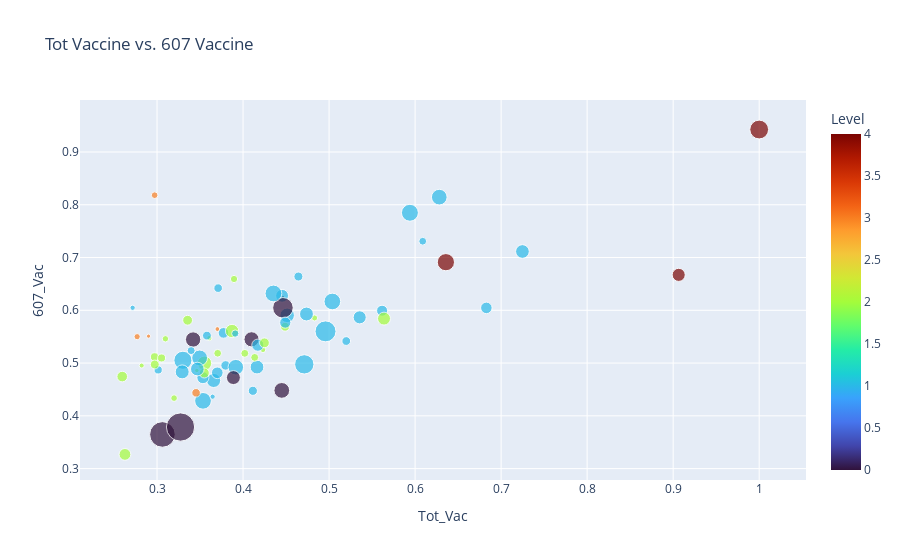

The code cell stored with this chart in its notebook:
### Code cell
# Tot Vaccine vs. 607 Vaccine(with Level)
fig = px.scatter(X, x="Tot_Vac",y='607_Vac',size='Avg_PosTest',hover_name='Province',color='Level',title='Tot Vaccine vs. 607 Vaccine',color_continuous_scale='Turbo')
fig.show()

### Figure 1 — Plotly figure (JSON) as saved in the notebook; plotly's stock layout.template omitted (floating-point values rounded to 4 significant figures)
{"data": [{"hovertemplate": "<b>%{hovertext}</b><br><br>Tot_Vac=%{x}<br>607_Vac=%{y}<br>Avg_PosTest=%{marker.size}<br>Level=%{marker.color}<extra></extra>", "hovertext": ["Amnat Charoen", "Ang Thong", "Bangkok", "Bueng Kan", "Buriram", "Chachoengsao", "Chai Nat", "Chaiyaphum", "Chanthaburi", "Chiang Mai", "Chiang Rai", "Chonburi", "Chumphon", "Kalasin", "Kamphaeng Phet", "Kanchanaburi", "Khon Kaen", "Krabi", "Lampang", "Lamphun", "Loei", "Lopburi", "Mae Hong Son", "Maha Sarakham", "Mukdahan", "Nakhon Nayok", "Nakhon Pathom", "Nakhon Phanom", "Nakhon Ratchasima", "Nakhon Sawan", "Nakhon Si Thammarat", "Nan", "Narathiwat", "Nong Bua Lamphu", "Nong Khai", "Nonthaburi", "Pathum Thani", "Pattani", "Phang Nga", "Phatthalung", "Phayao", "Phetchabun", "Phetchaburi", "Phichit", "Phitsanulok", "Phra Nakhon Si Ayutthaya", "Phrae", "Phuket", "Prachinburi", "Prachuap Khiri Khan", "Ranong", "Ratchaburi", "Rayong", "Roi Et", "Sa Kaeo", "Sakon Nakhon", "Samut Prakan", "Samut Sakhon", "Samut Songkhram", "Saraburi", "Satun", "Sing Buri", "Sisaket", "Songkhla", "Sukhothai", "Suphan Buri", "Surat Thani", "Surin", "Tak", "Trang", "Trat", "Ubon Ratchathani", "Udon Thani", "Uthai Thani", "Uttaradit", "Yala", "Yasothon"], "legendgroup": "", "marker": {"color": [2, 1, 4, 3, 2, 1, 2, 2, 0, 1, 1, 1, 1, 2, 2, 1, 1, 4, 2, 2, 2, 1, 2, 2, 3, 1, 1, 3, 1, 1, 0, 3, 0, 1, 2, 2, 1, 0, 4, 1, 2, 1, 1, 1, 1, 1, 2, 4, 1, 1, 1, 1, 1, 2, 1, 3, 1, 1, 1, 1, 1, 2, 2, 0, 2, 1, 1, 2, 0, 1, 1, 1, 1, 2, 2, 0, 2], "coloraxis": "coloraxis", "size": [0.01328, 0.1338, 0.116, 0.02593, 0.02471, 0.08196, 0.01859, 0.02999, 0.1551, 0.1297, 0.07679, 0.1267, 0.221, 0.07573, 0.06539, 0.1283, 0.1883, 0.008799, 0.0358, 0.02076, 0.1382, 0.09165, 0.09362, 0.02761, 0.04941, 0.05674, 0.1426, 0.01164, 0.1109, 0.06065, 0.159, 0.01526, 0.4416, 0.01886, 0.1203, 0.1133, 0.1937, 0.5397, 0.2, 0.1684, 0.04173, 0.05298, 0.1155, 0.04292, 0.09831, 0.05161, 0.06742, 0.2388, 0.1001, 0.1871, 0.04114, 0.1633, 0.2962, 0.04551, 0.1314, 0.02985, 0.1661, 0.08952, 0.03598, 0.2511, 0.1258, 0.05329, 0.01709, 0.2854, 0.04032, 0.01817, 0.05478, 0.04365, 0.1315, 0.1895, 0.08442, 0.04531, 0.05019, 0.04233, 0.06532, 0.167, 0.05364], "sizemode": "area", "sizeref": 0.001349, "symbol": "circle"}, "mode": "markers", "name": "", "orientation": "v", "showlegend": false, "type": "scatter", "x": [0.3463, 0.3658, 0.9064, 0.2769, 0.4831, 0.5616, 0.3608, 0.3198, 0.4099, 0.4737, 0.3772, 0.7248, 0.3301, 0.2595, 0.3355, 0.4162, 0.3534, 0.4464, 0.3895, 0.4231, 0.3552, 0.37, 0.2627, 0.3097, 0.3454, 0.4114, 0.4513, 0.2901, 0.4454, 0.3797, 0.3419, 0.3701, 0.3063, 0.2716, 0.3872, 0.5639, 0.594, 0.3273, 0.6358, 0.3495, 0.402, 0.358, 0.5356, 0.3397, 0.3533, 0.52, 0.355, 1, 0.4172, 0.5038, 0.6089, 0.3916, 0.4959, 0.2971, 0.3292, 0.2972, 0.6281, 0.6829, 0.3909, 0.4712, 0.3469, 0.4489, 0.2822, 0.4464, 0.3705, 0.3646, 0.4643, 0.3052, 0.3888, 0.4353, 0.4491, 0.3013, 0.371, 0.4135, 0.4248, 0.445, 0.2974], "xaxis": "x", "y": [0.486, 0.467, 0.6671, 0.55, 0.5855, 0.5991, 0.5474, 0.4336, 0.545, 0.5929, 0.5572, 0.7114, 0.5053, 0.4744, 0.5811, 0.4924, 0.4284, 0.6251, 0.6593, 0.5251, 0.4996, 0.4815, 0.3269, 0.546, 0.4436, 0.4474, 0.5904, 0.551, 0.6275, 0.4955, 0.5446, 0.5644, 0.3647, 0.6048, 0.5607, 0.5842, 0.7848, 0.3788, 0.6912, 0.5097, 0.5184, 0.5521, 0.5866, 0.5236, 0.4723, 0.5417, 0.4812, 0.9426, 0.5339, 0.6167, 0.7309, 0.4921, 0.5601, 0.5118, 0.4833, 0.8181, 0.8144, 0.6046, 0.5559, 0.4976, 0.4887, 0.5688, 0.4953, 0.6047, 0.5186, 0.4363, 0.664, 0.5096, 0.4725, 0.6319, 0.5767, 0.4871, 0.642, 0.5107, 0.5384, 0.4482, 0.4973], "yaxis": "y"}], "layout": {"coloraxis": {"colorbar": {"title": {"text": "Level"}}, "colorscale": [[0, "#30123b"], [0.07143, "#4145ab"], [0.1429, "#4675ed"], [0.2143, "#39a2fc"], [0.2857, "#1bcfd4"], [0.3571, "#24eca6"], [0.4286, "#61fc6c"], [0.5, "#a4fc3b"], [0.5714, "#d1e834"], [0.6429, "#f3c63a"], [0.7143, "#fe9b2d"], [0.7857, "#f36315"], [0.8571, "#d93806"], [0.9286, "#b11901"], [1, "#7a0402"]]}, "legend": {"itemsizing": "constant", "tracegroupgap": 0}, "title": {"text": "Tot Vaccine vs. 607 Vaccine"}, "xaxis": {"anchor": "y", "domain": [0, 1], "title": {"text": "Tot_Vac"}}, "yaxis": {"anchor": "x", "domain": [0, 1], "title": {"text": "607_Vac"}}}}
